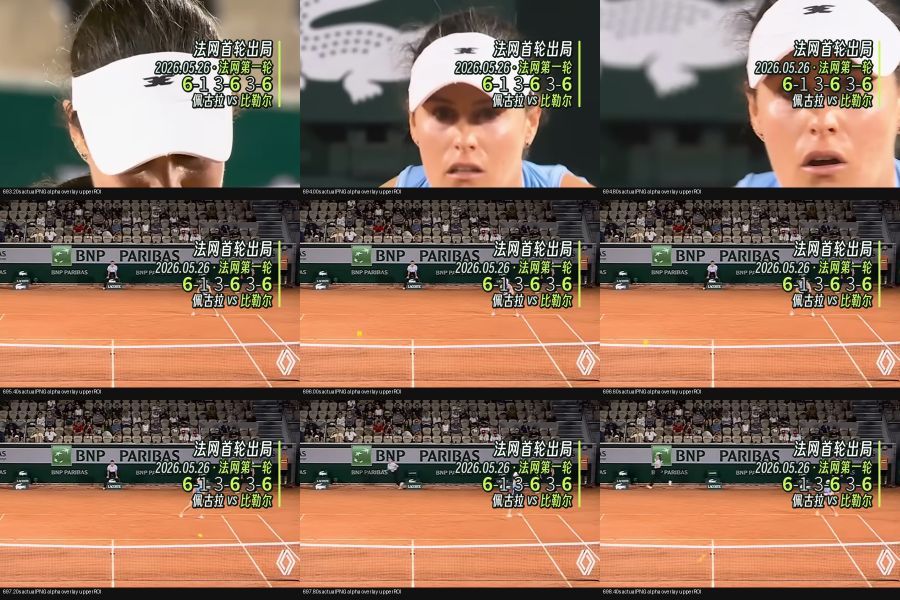
#> input picture research/pegula-finals-2026/revision-eight-events-v3/revision-v3-scope/rg/label-overlay-contact-1.jpg, 1800 x 1200 px, given in place of context-rg-r1.png, which was not available (shown at 1/2 size)
$ python check-label.py
#> lines starting #> are read from the running program, lines starting #| are printed output that depends on the picture; pictures that were not available may be replaced by others from this repository, and a replacement may not be noted
from pathlib import Path
from PIL import Image,ImageDraw
import subprocess,json,hashlib
r=Path('/workspace/pegula-finals-production/revision-v3-scope/rg');src=r/'rg-r1-hoh-08EHKHtS6hg.mp4';p=Path('/workspace/tennislive/assets/reel/pegula-finals-2026/context-rg-r1.png');png=Image.open(p).convert('RGBA');png=png.resize((648,round(png.height*648/png.width)),Image.Resampling.LANCZOS)
#> after `png = png.resize((648, round(png.height * 648 / png.width)), Image.Res`:
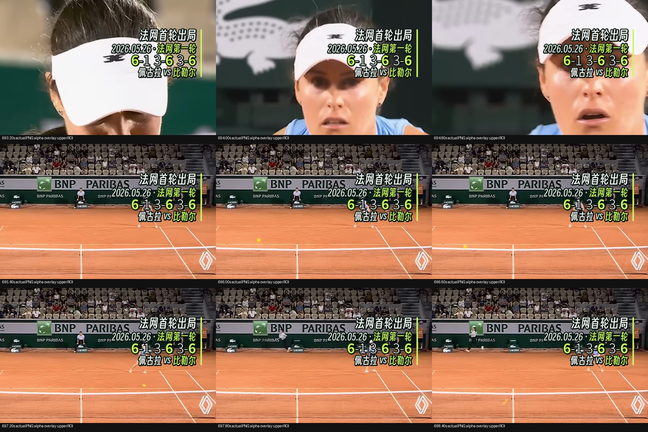
#> png: PIL image 648x432 RGBA; mean R, G, B, A 137.9, 109.4, 90.7, 255
ts=[693.2,694.0,694.8,695.4,696,696.6,697.2,697.8,698.4,699,699.6,700.2,700.8,701.4,702,702.6,703.2,703.8,704.4,705,705.6,706.2,706.8,707.4,708.0]
items=[]
for i,t in enumerate(ts):
 p1=r/f'label-source-{t:.2f}.png';subprocess.run(['ffmpeg','-v','error','-y','-ss',str(t),'-i',str(src),'-frames:v','1','-vf','crop=810:1080:555:0,scale=1080:1440',str(p1)],check=True)
#> (this line was passed over: subprocess is not available in this run)
 im=Image.open(p1).convert('RGBA');im.alpha_composite(png,(386,151));p2=r/f'label-overlay-{t:.2f}.png';im.convert('RGB').save(p2);items.append({'source_time':t,'source_crop':str(p1),'overlay':str(p2)})
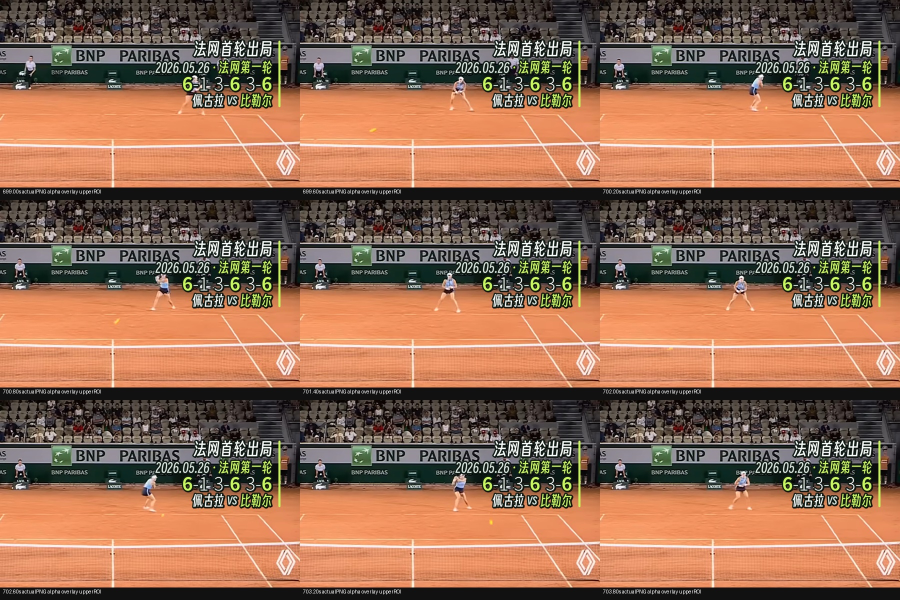
#> input picture research/pegula-finals-2026/revision-eight-events-v3/revision-v3-scope/rg/label-overlay-contact-2.jpg, 1800 x 1200 px, given in place of label-source-693.20.png, which was not available (shown at 1/2 size)
#> after `im.alpha_composite(png, (386, 151))`:
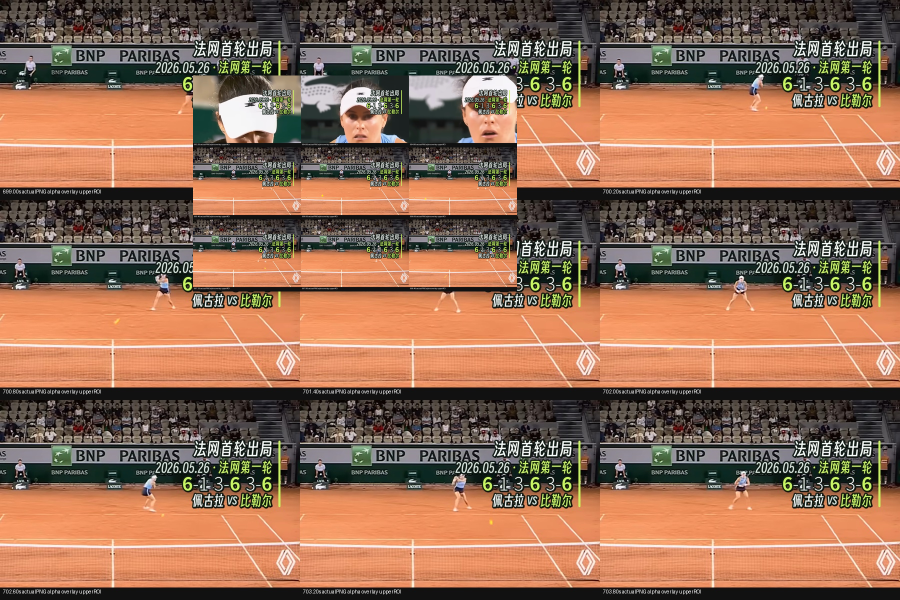
#> im: PIL image 1800x1200 RGBA (shown at 1/2 size); mean R, G, B, A 144.1, 105.6, 82.5, 255
#> (the run stopped early here; a loop or call above may not have finished)
